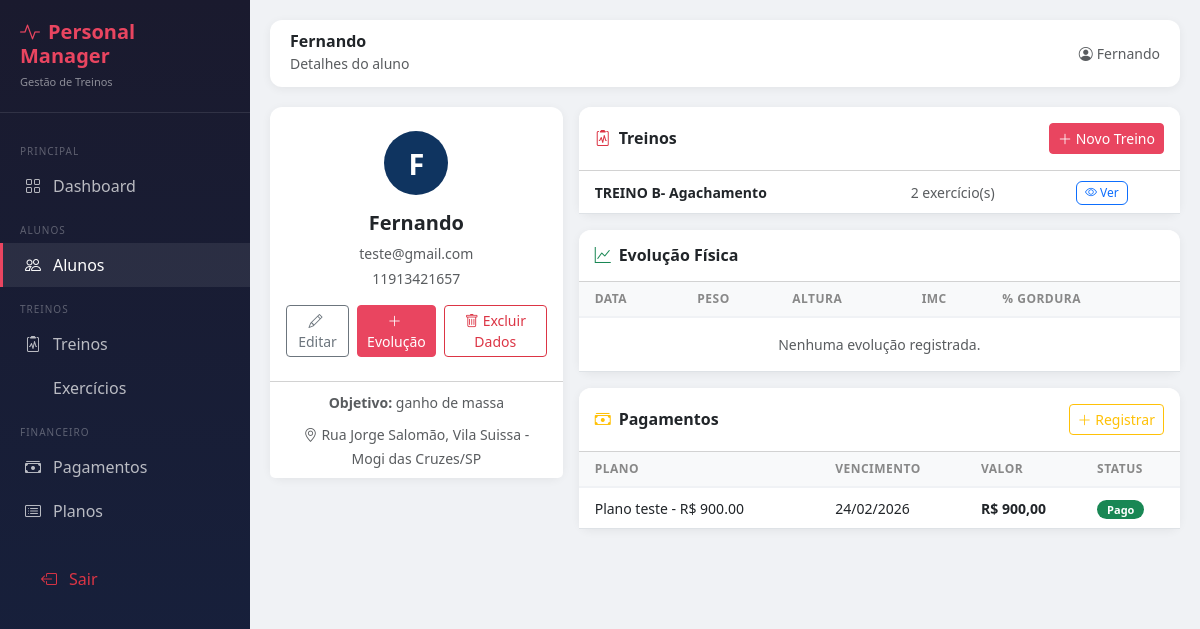
Page /alunos/11/ (signed in) on the committed database.
### alunos/models.py (models this page shows, shortened)
class Aluno(models.Model):
    SEXO_CHOICES = [
        ('M', 'Masculino'),
        ('F', 'Feminino'),
        ('O', 'Outro'),
    ]
    usuario = models.OneToOneField(User, on_delete=models.SET_NULL, null=True, blank=True)
    nome = models.CharField(max_length=100)
    telefone = models.CharField(max_length=20)
    email = models.EmailField(unique=True)
    data_nascimento = models.DateField(null=True, blank=True)
    sexo = models.CharField(max_length=1, choices=SEXO_CHOICES, default='M')
    cep = models.CharField(max_length=9, blank=True)
    logradouro = models.CharField(max_length=200, blank=True)
    bairro = models.CharField(max_length=100, blank=True)
    cidade = models.CharField(max_length=100, blank=True)
    estado = models.CharField(max_length=2, blank=True)
    objetivo = models.TextField(blank=True)
    ativo = models.BooleanField(default=True)
    criado_em = models.DateTimeField(auto_now_add=True)
    atualizado_em = models.DateTimeField(auto_now=True)
    class Meta:
        verbose_name = 'Aluno'
        verbose_name_plural = 'Alunos'
        ordering = ['nome']

### treinos/models.py (models this page shows, shortened)
class Treino(models.Model):
    aluno = models.ForeignKey(Aluno, on_delete=models.CASCADE, related_name='treinos')
    nome = models.CharField(max_length=100)
    descricao = models.TextField(blank=True)
    ativo = models.BooleanField(default=True)
    criado_em = models.DateTimeField(auto_now_add=True)
    atualizado_em = models.DateTimeField(auto_now=True)
    class Meta:
        verbose_name = 'Treino'
        verbose_name_plural = 'Treinos'
        ordering = ['nome']

### financeiro/models.py (models this page shows, shortened)
class Pagamento(models.Model):
    FORMA_CHOICES = [
        ('dinheiro', 'Dinheiro'),
        ('pix', 'PIX'),
        ('cartao_credito', 'Cartão de Crédito'),
        ('cartao_debito', 'Cartão de Débito'),
        ('transferencia', 'Transferência'),
    ]
    aluno = models.ForeignKey(Aluno, on_delete=models.CASCADE, related_name='pagamentos')
    plano = models.ForeignKey(Plano, on_delete=models.SET_NULL, null=True)
    valor = models.DecimalField(max_digits=8, decimal_places=2)
    data_vencimento = models.DateField()
    data_pagamento = models.DateField(null=True, blank=True)
    pago = models.BooleanField(default=False)
    forma_pagamento = models.CharField(max_length=20, choices=FORMA_CHOICES, blank=True)
    observacoes = models.TextField(blank=True)
    criado_em = models.DateTimeField(auto_now_add=True)
    class Meta:
        verbose_name = 'Pagamento'
        verbose_name_plural = 'Pagamentos'
        ordering = ['-data_vencimento']

class Plano(models.Model):
    nome = models.CharField(max_length=100)
    valor = models.DecimalField(max_digits=8, decimal_places=2)
    duracao = models.PositiveIntegerField(help_text='Duração em dias')
    descricao = models.TextField(blank=True)
    ativo = models.BooleanField(default=True)
    class Meta:
        verbose_name = 'Plano'
        verbose_name_plural = 'Planos'
        ordering = ['valor']
    def __str__(self):
        return f'{self.nome} - R$ {self.valor}'

### alunos/views.py (the view)
# urls.py: path('<int:pk>/', views.detalhe_aluno, name='detalhe_aluno'),
@login_required
def detalhe_aluno(request, pk):
    aluno      = get_object_or_404(Aluno, pk=pk)
    evolucoes  = aluno.evolucoes.all()[:10]
    treinos    = aluno.treinos.all()
    pagamentos = aluno.pagamentos.all().order_by('-data_vencimento')[:5]
    return render(request, 'alunos/detalhe.html', {
        'aluno': aluno, 'evolucoes': evolucoes,
        'treinos': treinos, 'pagamentos': pagamentos,
    })

### alunos/templates/alunos/detalhe.html (shortened to what this page needs)
{% extends 'core/base.html' %}
{% block page_title %}{{ aluno.nome }}{% endblock %}
{% block page_subtitle %}Detalhes do aluno{% endblock %}
{% block content %}
<div class="row g-3">
  <div class="col-md-4">
    <div class="card text-center">
      <div class="card-body py-4">
        <div class="avatar mx-auto mb-3" style="width:64px;height:64px;font-size:1.8rem;">{{ aluno.nome|first }}</div>
        <h5 class="fw-bold">{{ aluno.nome }}</h5>
        <p class="text-muted small mb-1">{{ aluno.email }}</p>
        <p class="text-muted small mb-3">{{ aluno.telefone }}</p>
        <div class="d-flex gap-2 justify-content-center">
          <a href="{% url 'editar_aluno' aluno.pk %}" class="btn btn-sm btn-outline-secondary">
            <i class="bi bi-pencil me-1"></i>Editar
          </a>
          <a href="{% url 'adicionar_evolucao' aluno.pk %}" class="btn btn-sm btn-primary">
            <i class="bi bi-plus-lg me-1"></i>Evolução
            <a href="{% url 'excluir_aluno' aluno.pk %}" class="btn btn-sm btn-outline-danger">
    <i class="bi bi-trash me-1"></i>Excluir Dados
</a>
          </a>
        </div>
      </div>
      <div class="card-footer bg-white">
        {% if aluno.objetivo %}
        <small class="text-muted"><strong>Objetivo:</strong> {{ aluno.objetivo }}</small>
        {% endif %}
        {% if aluno.logradouro %}
        <div class="mt-2"><small class="text-muted"><i class="bi bi-geo-alt me-1"></i>{{ aluno.logradouro }}, {{ aluno.bairro }} - {{ aluno.cidade }}/{{ aluno.estado }}</small></div>
        {% endif %}
      </div>
    </div>
  </div>
  <div class="col-md-8">
    <div class="card mb-3">
      <div class="card-header bg-white d-flex justify-content-between align-items-center py-3">
        <h6 class="mb-0 fw-bold"><i class="bi bi-clipboard2-pulse me-2 text-danger"></i>Treinos</h6>
        <a href="{% url 'criar_treino' %}?aluno={{ aluno.pk }}" class="btn btn-sm btn-primary">
          <i class="bi bi-plus-lg"></i> Novo Treino
        </a>
      </div>
      <div class="card-body p-0">
        <table class="table table-hover mb-0">
          <tbody>
            {% for treino in treinos %}
            <tr>
              <td class="ps-3 fw-semibold small">{{ treino.nome }}</td>
              <td><small class="text-muted">{{ treino.exercicios.count }} exercício(s)</small></td>
              <td>
                <a href="{% url 'detalhe_treino' treino.pk %}" class="btn btn-xs btn-outline-primary" style="padding:2px 8px;font-size:12px;">
                  <i class="bi bi-eye"></i> Ver
                </a>
              </td>
            </tr>
            {% empty %}
            <tr><td colspan="3" class="text-center text-muted py-3 small">Nenhum treino cadastrado.</td></tr>
            {% endfor %}
          </tbody>
        </table>
      </div>
    </div>
    <div class="card mb-3">
      <div class="card-header bg-white py-3">
        <h6 class="mb-0 fw-bold"><i class="bi bi-graph-up me-2 text-success"></i>Evolução Física</h6>
      </div>
      <div class="card-body p-0">
        <table class="table table-hover mb-0">
          <thead class="table-light">
            <tr>
              <th class="ps-3">Data</th><th>Peso</th><th>Altura</th><th>IMC</th><th>% Gordura</th>
            </tr>
          </thead>
          <tbody>
            {% for ev in evolucoes %}
            <tr>
              <td class="ps-3 small">{{ ev.data|date:"d/m/Y" }}</td>
              <td><small>{{ ev.peso }} kg</small></td>
              <td><small>{{ ev.altura }} m</small></td>
              <td><span class="badge bg-light text-dark">{{ ev.imc }}</span></td>
              <td><small>{% if ev.percentual_gordura %}{{ ev.percentual_gordura }}%{% else %}-{% endif %}</small></td>
            </tr>
            {% empty %}
            <tr><td colspan="5" class="text-center text-muted py-3 small">Nenhuma evolução registrada.</td></tr>
            {% endfor %}
          </tbody>
        </table>
      </div>
    </div>
    <div class="card">
      <div class="card-header bg-white d-flex justify-content-between align-items-center py-3">
        <h6 class="mb-0 fw-bold"><i class="bi bi-cash-stack me-2 text-warning"></i>Pagamentos</h6>
        <a href="{% url 'registrar_pagamento' %}?aluno={{ aluno.pk }}" class="btn btn-sm btn-outline-warning">
          <i class="bi bi-plus-lg"></i> Registrar
        </a>
      </div>
      <div class="card-body p-0">
        <table class="table table-hover mb-0">
          <thead class="table-light">
            <tr><th class="ps-3">Plano</th><th>Vencimento</th><th>Valor</th><th>Status</th></tr>
          </thead>
          <tbody>
            {% for pag in pagamentos %}
            <tr>
              <td class="ps-3 small">{{ pag.plano }}</td>
              <td><small>{{ pag.data_vencimento|date:"d/m/Y" }}</small></td>
              <td><small class="fw-bold">R$ {{ pag.valor }}</small></td>
              <td>
                {% if pag.pago %}
                  <span class="badge bg-success badge-status">Pago</span>
                {% else %}
                  <span class="badge bg-danger badge-status">Pendente</span>
                {% endif %}
              </td>
            </tr>
            {% empty %}
            <tr><td colspan="4" class="text-center text-muted py-3 small">Nenhum pagamento.</td></tr>
            {% endfor %}
          </tbody>
        </table>
      </div>
    </div>
  </div>
</div>
{% endblock %}

### core/templates/core/base.html (shortened to what this page needs)
<!DOCTYPE html>
<html lang="pt-br">
<head>
  <link href="https://cdn.jsdelivr.net/npm/bootstrap@5.3.0/dist/css/bootstrap.min.css" rel="stylesheet">
  <link href="https://cdn.jsdelivr.net/npm/bootstrap-icons@1.11.0/font/bootstrap-icons.css" rel="stylesheet">
</head>
<body>
<nav class="sidebar">
  <div class="brand">
    <h5><i class="bi bi-activity me-2"></i>Personal Manager</h5>
    <small>Gestão de Treinos</small>
  </div>
  <div class="mt-3">
    <div class="nav-section">Principal</div>
    <a href="{% url 'dashboard' %}" class="nav-link {% if request.resolver_match.url_name == 'dashboard' %}active{% endif %}">
      <i class="bi bi-grid"></i> Dashboard
    </a>
    <div class="nav-section">Alunos</div>
    <a href="{% url 'lista_alunos' %}" class="nav-link {% if 'aluno' in request.resolver_match.url_name %}active{% endif %}">
      <i class="bi bi-people"></i> Alunos
    </a>
    <div class="nav-section">Treinos</div>
    <a href="{% url 'lista_treinos' %}" class="nav-link {% if 'treino' in request.resolver_match.url_name %}active{% endif %}">
      <i class="bi bi-clipboard2-pulse"></i> Treinos
    </a>
    <a href="{% url 'lista_exercicios' %}" class="nav-link {% if 'exercicio' in request.resolver_match.url_name %}active{% endif %}">
       Exercícios
    </a>
    <div class="nav-section">Financeiro</div>
    <a href="{% url 'lista_pagamentos' %}" class="nav-link {% if 'pagamento' in request.resolver_match.url_name %}active{% endif %}">
      <i class="bi bi-cash-stack"></i> Pagamentos
    </a>
    <a href="{% url 'lista_planos' %}" class="nav-link {% if 'plano' in request.resolver_match.url_name %}active{% endif %}">
      <i class="bi bi-card-list"></i> Planos
    </a>
    <div class="mt-4 px-3">
      <a href="{% url 'logout' %}" class="nav-link text-danger">
        <i class="bi bi-box-arrow-left"></i> Sair
      </a>
    </div>
  </div>
</nav>
<div class="main-content">
  <div class="topbar">
    <div>
      <h6 class="mb-0 fw-bold">{% block page_title %}Dashboard{% endblock %}</h6>
      <small class="text-muted">{% block page_subtitle %}{% endblock %}</small>
    </div>
    <div class="d-flex align-items-center gap-3">
      <span class="text-muted small"><i class="bi bi-person-circle me-1"></i>{{ request.user.get_full_name|default:request.user.username }}</span>
    </div>
  </div>
  {% block content %}{% endblock %}
</div>
</body>
</html>

### core/templates/core/base.html (style rules this page uses)
:root { --primary: #1a1a2e; --secondary: #16213e; --accent: #e94560; --accent2: #0f3460; --light-bg: #f8f9fa; }
body { background-color: #f0f2f5; font-family: 'Segoe UI', sans-serif; }
.sidebar { width: 250px; min-height: 100vh; background: linear-gradient(180deg, var(--primary) 0%, var(--secondary) 100%); position: fixed; top: 0; left: 0; z-index: 100; transition: all 0.3s; }
.sidebar .brand { padding: 20px; border-bottom: 1px solid rgba(255,255,255,0.1); }
.sidebar .brand h5 { color: var(--accent); font-weight: 700; margin: 0; }
.sidebar .brand small { color: rgba(255,255,255,0.5); font-size: 11px; }
.sidebar .nav-link { color: rgba(255,255,255,0.7); padding: 10px 20px; display: flex; align-items: center; gap: 10px; transition: all 0.2s; border-left: 3px solid transparent; }
.sidebar .nav-link:hover, .sidebar .nav-link.active { color: #fff; background: rgba(255,255,255,0.08); border-left-color: var(--accent); }
.sidebar .nav-link i { width: 20px; text-align: center; }
.sidebar .nav-section { font-size: 10px; text-transform: uppercase; letter-spacing: 1px; color: rgba(255,255,255,0.3); padding: 15px 20px 5px; }
.main-content { margin-left: 250px; padding: 20px; }
.topbar { background: #fff; padding: 12px 20px; margin-bottom: 20px; border-radius: 12px; box-shadow: 0 2px 10px rgba(0,0,0,0.06); display: flex; justify-content: space-between; align-items: center; }
.card { border: none; border-radius: 12px; box-shadow: 0 2px 10px rgba(0,0,0,0.06); }
.card-header { border-radius: 12px 12px 0 0 !important; }
.btn-primary { background-color: var(--accent); border-color: var(--accent); }
.badge-status { font-size: 11px; padding: 4px 10px; border-radius: 20px; }
.table th { font-size: 12px; text-transform: uppercase; letter-spacing: 0.5px; color: #888; border-bottom: 2px solid #f0f2f5; }
.table td { vertical-align: middle; }
.avatar { width: 36px; height: 36px; border-radius: 50%; background: var(--accent2); display: inline-flex; align-items: center; justify-content: center; color: #fff; font-weight: 600; font-size: 14px; }

### rows in the picture
Aluno: nome "Fernando", nome|first "F", email "teste@gmail.com", telefone "11913421657", objetivo "ganho de massa", logradouro "Rua Jorge Salomão", bairro "Vila Suissa", cidade "Mogi das Cruzes", estado "SP"
Treino: nome "TREINO B- Agachamento", exercicios.count "2"
Pagamento: plano "Plano teste - R$ 900.00", data_vencimento "24/02/2026", valor "900,00", pago "Pago"

### other values in the picture
{{ request.user.get_full_name|default:request.user.username }} "Fernando"
